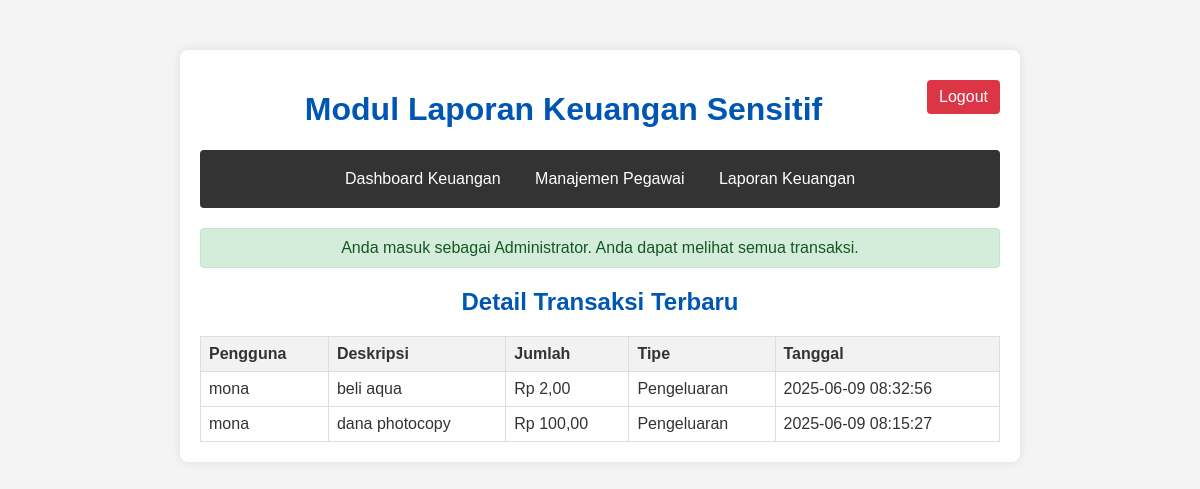
Screenshot of /reports.php (signed in) with the database file from the repository.
### tables this page shows
CREATE TABLE `financial_transactions` (
  `id` int(11) NOT NULL,
  `user_id` int(11) DEFAULT NULL,
  `description` varchar(255) NOT NULL,
  `amount` decimal(10,2) NOT NULL,
  `type` enum('income','expense') NOT NULL,
  `transaction_date` timestamp NOT NULL DEFAULT current_timestamp()
);

CREATE TABLE `users` (
  `id` int(11) NOT NULL,
  `username` varchar(50) NOT NULL,
  `password` varchar(255) NOT NULL,
  `role` enum('user','admin') DEFAULT 'user',
  `created_at` timestamp NOT NULL DEFAULT current_timestamp()
);

### reports.php (the view, shortened to what this page needs)
<?php
require_once 'config.php';
$report_data = [];
if ($_SESSION['role'] === 'admin') {
    $sql = "SELECT u.username, ft.description, ft.amount, ft.type, ft.transaction_date
            FROM financial_transactions ft JOIN users u ON ft.user_id = u.id
            ORDER BY ft.transaction_date DESC LIMIT 50";
    if ($result = $conn->query($sql)) {
        while ($row = $result->fetch_assoc()) {
            $report_data[] = $row;
        }
    }
}
?>
<!DOCTYPE html>
<html lang="en">
<head>
    <link rel="stylesheet" href="css/style.css">
</head>
<body>
    <div class="container">
        <a href="logout.php" class="logout-button">Logout</a>
        <h1>Modul Laporan Keuangan Sensitif</h1>
        <div class="nav">
            <a href="dashboard.php">Dashboard Keuangan</a>
            <a href="employees.php">Manajemen Pegawai</a>
            <a href="reports.php">Laporan Keuangan</a>
        </div>
        <?php if ($_SESSION['role'] === 'admin'): ?>
            <p class="message success">Anda masuk sebagai Administrator. Anda dapat melihat semua transaksi.</p>
        <?php else: ?>
            <p class="message">Anda masuk sebagai Pengguna Biasa. Anda hanya dapat melihat transaksi Anda sendiri.</p>
        <?php endif; ?>
        <h2>Detail Transaksi Terbaru</h2>
        <?php if (empty($report_data)): ?>
            <p>Tidak ada data laporan yang tersedia.</p>
        <?php else: ?>
            <table>
                <thead>
                    <tr>
                        <?php if ($_SESSION['role'] === 'admin'): ?>
                            <th>Pengguna</th>
                        <?php endif; ?>
                        <th>Deskripsi</th>
                        <th>Jumlah</th>
                        <th>Tipe</th>
                        <th>Tanggal</th>
                    </tr>
                </thead>
                <tbody>
                    <?php foreach ($report_data as $row): ?>
                        <tr>
                            <?php if ($_SESSION['role'] === 'admin'): ?>
                                <td><?php echo htmlspecialchars($row['username']); ?></td>
                            <?php endif; ?>
                            <td><?php echo htmlspecialchars($row['description']); ?></td>
                            <td>Rp <?php echo number_format($row['amount'], 2, ',', '.'); ?></td>
                            <td><?php echo htmlspecialchars($row['type'] == 'income' ? 'Pemasukan' : 'Pengeluaran'); ?></td>
                            <td><?php echo htmlspecialchars($row['transaction_date']); ?></td>
                        </tr>
                    <?php endforeach; ?>
                </tbody>
            </table>
        <?php endif; ?>
    </div>
</body>
</html>

### css/style.css (style rules this page uses)
body { font-family: Arial, sans-serif; margin: 0; padding: 0; background-color: #f4f4f4; color: #333; }
.container { max-width: 800px; margin: 50px auto; padding: 20px; background-color: #fff; border-radius: 8px; box-shadow: 0 0 10px rgba(0, 0, 0, 0.1); }
h1, h2 { color: #0056b3; text-align: center; }
.nav { background-color: #333; color: white; padding: 10px 0; text-align: center; border-radius: 4px; margin-bottom: 20px; }
.nav a { color: white; text-decoration: none; padding: 10px 15px; display: inline-block; }
.message { padding: 10px; margin-bottom: 15px; border-radius: 4px; text-align: center; }
.success { background-color: #d4edda; color: #155724; border: 1px solid #c3e6cb; }
table { width: 100%; border-collapse: collapse; margin-top: 20px; }
table, th, td { border: 1px solid #ddd; }
th, td { padding: 8px; text-align: left; }
th { background-color: #f2f2f2; }
.logout-button { background-color: #dc3545; color: white; padding: 8px 12px; border: none; border-radius: 4px; cursor: pointer; text-decoration: none; float: right; margin-top: 10px; }

### rows the page displays
financial_transactions: user.username "mona", description "beli aqua", amount "2,00", type "Pengeluaran", transaction_date "2025-06-09 08:32:56"
financial_transactions: user.username "mona", description "dana photocopy", amount "100,00", type "Pengeluaran", transaction_date "2025-06-09 08:15:27"
